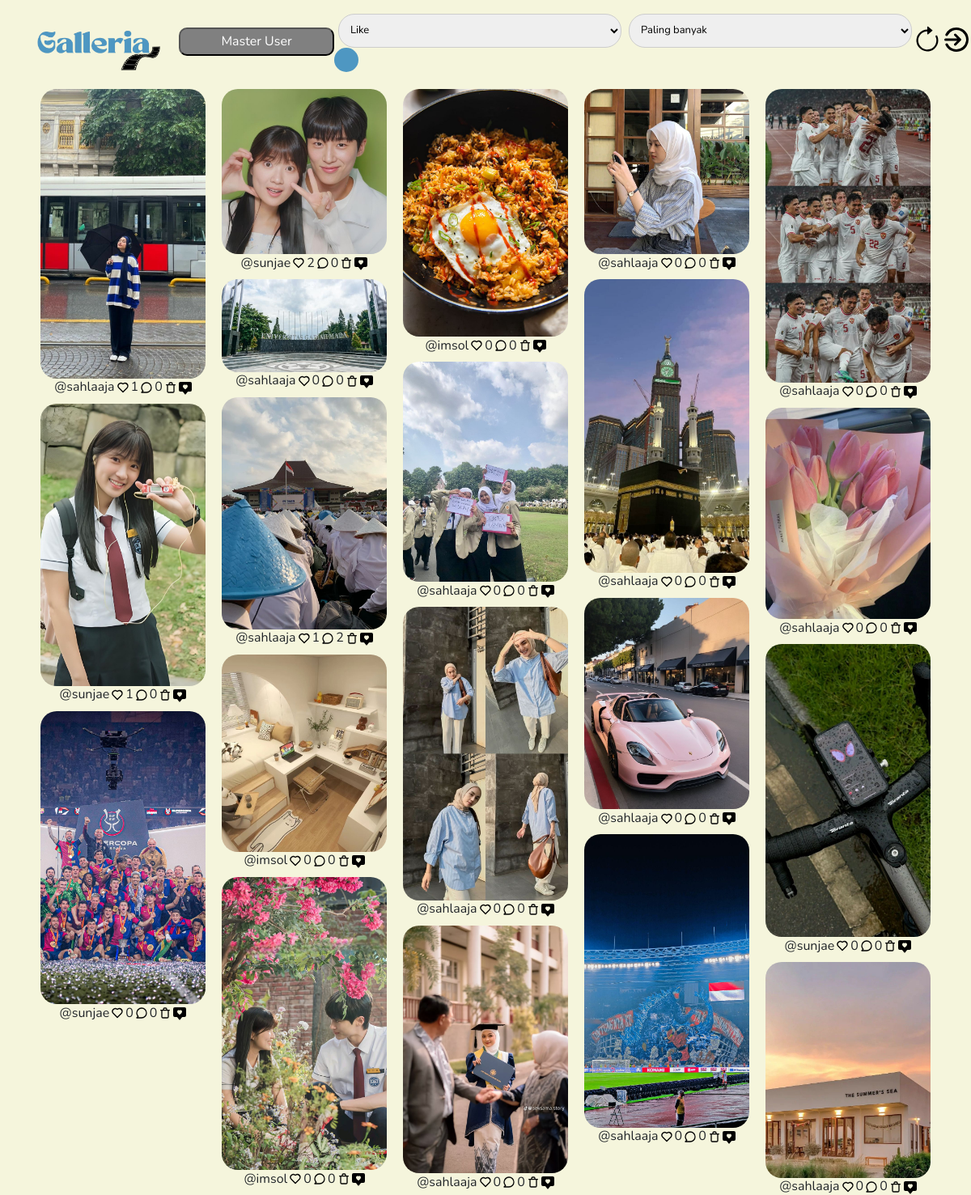
Screenshot of /dashboard.php (signed in) with the database file from the repository.
### tables this page shows
CREATE TABLE `foto` (
  `foto_id` int(11) NOT NULL,
  `judul_foto` varchar(255) NOT NULL,
  `deskripsi` text NOT NULL,
  `tanggal_unggah` date NOT NULL,
  `lokasi_file` varchar(255) NOT NULL,
  `album_id` int(11) NOT NULL,
  `user_id` int(11) NOT NULL
);

CREATE TABLE `user` (
  `user_id` int(11) NOT NULL,
  `role_id` int(11) NOT NULL,
  `username` varchar(255) NOT NULL,
  `password` varchar(255) NOT NULL,
  `email` varchar(255) NOT NULL,
  `name` varchar(255) NOT NULL,
  `alamat` text NOT NULL,
  `foto_profil` varchar(255) NOT NULL,
  `verifikasi` int(11) NOT NULL
);

### dashboard.php (the view, shortened to what this page needs)
<?php
include "header.php";
$id = $_SESSION['id'];
$role = $_SESSION['role'];
?>
<!DOCTYPE html>
<html lang="en">
<head>
    <link rel="stylesheet" href="asset.css">
</head>
<body>
    <div class="card-container">
        <?php
        if (isset($_POST['search'])) {
            $type = $_POST['type'];
            $jumlah = $_POST['jumlah'];
            if ($type == 'like') {
                if ($jumlah == 'banyak') {
                    $query = "SELECT foto.*,user.username, COUNT(like_foto.foto_id) AS total_like
                              FROM foto INNER JOIN user ON foto.user_id = user.user_id INNER JOIN like_foto ON foto.foto_id = like_foto.foto_id
                              GROUP BY foto.foto_id ORDER BY total_like DESC limit 1";
                }else{
                    $query = "SELECT foto.*,user.username, COUNT(like_foto.foto_id) AS total_like
                    FROM foto INNER JOIN user ON foto.user_id = user.user_id LEFT JOIN like_foto ON foto.foto_id = like_foto.foto_id
                    GROUP BY foto.foto_id ORDER BY total_like ASC limit 1";
                }
            }elseif ($type == 'comment') {
                if ($jumlah == 'banyak') {
                    $query = "SELECT foto.*,user.username, COUNT(komentar_foto.foto_id) AS total_like
                              FROM foto INNER JOIN user ON foto.user_id = user.user_id INNER JOIN komentar_foto ON foto.foto_id = komentar_foto.foto_id
                              GROUP BY foto.foto_id ORDER BY total_like DESC limit 1";
                }else{
                    $query = "SELECT foto.*,user.username, COUNT(komentar_foto.foto_id) AS total_like
                    FROM foto INNER JOIN user ON foto.user_id = user.user_id LEFT JOIN komentar_foto ON foto.foto_id = komentar_foto.foto_id
                    GROUP BY foto.foto_id ORDER BY total_like ASC limit 1";
                }
            }
        } else {
            $query = "SELECT * FROM `foto` INNER JOIN `user` ON `foto`.`user_id` = `user`.`user_id`";
        }
        $hasil = mysqli_query($conn, $query);
        while ($row = mysqli_fetch_assoc($hasil)) :
            $total = $row['foto_id'];
            $query_komentar_count = mysqli_query($conn, "SELECT COUNT(*) AS total_komentar FROM `komentar_foto` WHERE `foto_id` = $total");
            $row_komentar_count = mysqli_fetch_assoc($query_komentar_count);
            $total_komentar = $row_komentar_count['total_komentar'];
            $query_like_count = mysqli_query($conn, "SELECT COUNT(*) AS total_like FROM `like_foto` WHERE `foto_id` = $total");
            $row_like_count = mysqli_fetch_assoc($query_like_count);
            $total_like = $row_like_count['total_like'];
            $query_check = mysqli_query($conn, "SELECT * FROM `like_foto` WHERE `foto_id` = $total AND `user_id` = $id");
        ?>
            <div class="card_box">
                <div class="card-foto">
                    <img src="Asset/img/<?php echo $row['lokasi_file'] ?>" class="img-fluid" style="max-width: 100%; height:auto; display:block; border-radius:20px;">
                </div>
                <center>
                    <table>
                        <tr>
                            <td>
                                @<?php echo $row['username'] ?>
                            </td>
                            <?php if ($is_like = mysqli_num_rows($query_check) > 0) { ?>
                                <td><span><a href="like.php?id=<?php echo $row['foto_id'] ?>"><img src="Asset/icon/heart.png" width="16px" height="16px"></a></span></td>
                                <td><?php echo $total_like ?></td>
                            <?php } else { ?>
                                <td><span><a href="like.php?id=<?php echo $row['foto_id'] ?>"><img src="Asset/icon/heart-alt.svg" width="16px" height="16px"></a></span></td>
                                <td><?php echo $total_like ?></td>
                            <?php } ?>
                            <td><span><a href="detail_foto.php?id=<?php echo $row['foto_id'] ?>"><img src="Asset/icon/comment.svg" width="16px" height="16px"></a></span></td>
                            <td><?php echo $total_komentar ?></td>
                            <?php if ($role == 'USER') { ?>
                                <td><span><a href="unduh.php?file=<?php echo $row['lokasi_file'] ?>" onclick="return confirm('Apakah  anda ingin mengunduh foto ini?')"><img src="Asset/icon/import.svg" width="16px" height="16px"></a></span></td>
                            <?php } else { ?>
                                <td><span><a href="delete.php?id=<?php echo $row['foto_id'] ?>" onclick="return confirm('Apakah anda yakin akan menghapus foto ini?')"><img src="Asset//icon/trash.svg" width="16px" height="16px"></a></span></td>
                            <?php } ?>
                            <td><img src="Asset/icon/elipsis.svg" width="16px" height="16px" title="Detail like" style="margin-top: 3px; cursor:pointer;" class="openModal" data-id="<?php echo $row['foto_id'] ?>"></td>
                        </tr>
                    </table>
                </center>
            </div>
        <?php endwhile; ?>
    </div>
</body>
</html>

### asset.css (style rules this page uses)
* { font-family: 'Nunito', sans-serif; }
body { background-color: beige; }
.card-container { column-count: 5; grid-template-columns: repeat(auto-fill, minmax(200px, 1fr)); grid-auto-flow: dense; height: auto; gap: 20px; padding-left: 50px; padding-right: 50px; }
.card-container .card_box { break-inside: avoid; }
.card-foto { width: 100%; height: auto; transition: filter 0.3s ease; cursor: pointer; padding-top: 10px; }
a { color: black; }

### header.php (style rules this page uses)
tr { padding: 5px; }
td { line-height: 1; }

### rows the page displays
foto: lokasi_file (picture), user.username "sahlaaja", total_like "1", total_komentar "0"
foto: lokasi_file (picture), user.username "sunjae", total_like "1", total_komentar "0"
foto: lokasi_file (picture), user.username "sunjae", total_like "0", total_komentar "0"
foto: lokasi_file (picture), user.username "sunjae", total_like "2", total_komentar "0"
foto: lokasi_file (picture), user.username "sahlaaja", total_like "0", total_komentar "0"
foto: lokasi_file (picture), user.username "sahlaaja", total_like "1", total_komentar "2"
foto: lokasi_file (picture), user.username "imsol", total_like "0", total_komentar "0"
foto: lokasi_file (picture), user.username "imsol", total_like "0", total_komentar "0"
foto: lokasi_file (picture), user.username "imsol", total_like "0", total_komentar "0"
foto: lokasi_file (picture), user.username "sahlaaja", total_like "0", total_komentar "0"
foto: lokasi_file (picture), user.username "sahlaaja", total_like "0", total_komentar "0"
foto: lokasi_file (picture), user.username "sahlaaja", total_like "0", total_komentar "0"
foto: lokasi_file (picture), user.username "sahlaaja", total_like "0", total_komentar "0"
foto: lokasi_file (picture), user.username "sahlaaja", total_like "0", total_komentar "0"
foto: lokasi_file (picture), user.username "sahlaaja", total_like "0", total_komentar "0"
foto: lokasi_file (picture), user.username "sahlaaja", total_like "0", total_komentar "0"
foto: lokasi_file (picture), user.username "sahlaaja", total_like "0", total_komentar "0"
foto: lokasi_file (picture), user.username "sahlaaja", total_like "0", total_komentar "0"
foto: lokasi_file (picture), user.username "sunjae", total_like "0", total_komentar "0"
foto: lokasi_file (picture), user.username "sahlaaja", total_like "0", total_komentar "0"
